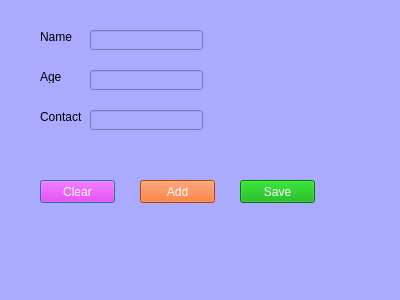
<?xml version="1.0" encoding="UTF-8"?>
<ui version="4.0">
 <class>Dialog</class>
 <widget class="QDialog" name="Dialog">
  <property name="geometry">
   <rect>
    <x>0</x>
    <y>0</y>
    <width>400</width>
    <height>300</height>
   </rect>
  </property>
  <property name="windowTitle">
   <string>Dialog</string>
  </property>
  <property name="styleSheet">
   <string notr="true">
background-color: rgb(170, 170, 255);</string>
  </property>
  <widget class="QLabel" name="label">
   <property name="geometry">
    <rect>
     <x>40</x>
     <y>30</y>
     <width>47</width>
     <height>13</height>
    </rect>
   </property>
   <property name="text">
    <string>Name</string>
   </property>
  </widget>
  <widget class="QLineEdit" name="lineEdit">
   <property name="geometry">
    <rect>
     <x>90</x>
     <y>30</y>
     <width>113</width>
     <height>20</height>
    </rect>
   </property>
  </widget>
  <widget class="QLabel" name="label_2">
   <property name="geometry">
    <rect>
     <x>40</x>
     <y>70</y>
     <width>47</width>
     <height>13</height>
    </rect>
   </property>
   <property name="text">
    <string>Age</string>
   </property>
  </widget>
  <widget class="QLineEdit" name="lineEdit_2">
   <property name="geometry">
    <rect>
     <x>90</x>
     <y>70</y>
     <width>113</width>
     <height>20</height>
    </rect>
   </property>
  </widget>
  <widget class="QLabel" name="label_3">
   <property name="geometry">
    <rect>
     <x>40</x>
     <y>110</y>
     <width>47</width>
     <height>13</height>
    </rect>
   </property>
   <property name="text">
    <string>Contact</string>
   </property>
  </widget>
  <widget class="QLineEdit" name="lineEdit_3">
   <property name="geometry">
    <rect>
     <x>90</x>
     <y>110</y>
     <width>113</width>
     <height>20</height>
    </rect>
   </property>
  </widget>
  <widget class="QPushButton" name="pushButton">
   <property name="geometry">
    <rect>
     <x>40</x>
     <y>180</y>
     <width>75</width>
     <height>23</height>
    </rect>
   </property>
   <property name="styleSheet">
    <string notr="true">color: rgb(255, 255, 255);
background-color: rgb(255, 0, 255);</string>
   </property>
   <property name="text">
    <string>Clear</string>
   </property>
  </widget>
  <widget class="QPushButton" name="pushButton_2">
   <property name="geometry">
    <rect>
     <x>140</x>
     <y>180</y>
     <width>75</width>
     <height>23</height>
    </rect>
   </property>
   <property name="styleSheet">
    <string notr="true">background-color: rgb(255, 85, 0);
color: rgb(255, 255, 255);</string>
   </property>
   <property name="text">
    <string>Add</string>
   </property>
  </widget>
  <widget class="QPushButton" name="pushButton_3">
   <property name="geometry">
    <rect>
     <x>240</x>
     <y>180</y>
     <width>75</width>
     <height>23</height>
    </rect>
   </property>
   <property name="styleSheet">
    <string notr="true">color: rgb(255, 255, 255);
background-color: rgb(0, 170, 0);</string>
   </property>
   <property name="text">
    <string>Save</string>
   </property>
  </widget>
 </widget>
 <resources/>
 <connections/>
</ui>
